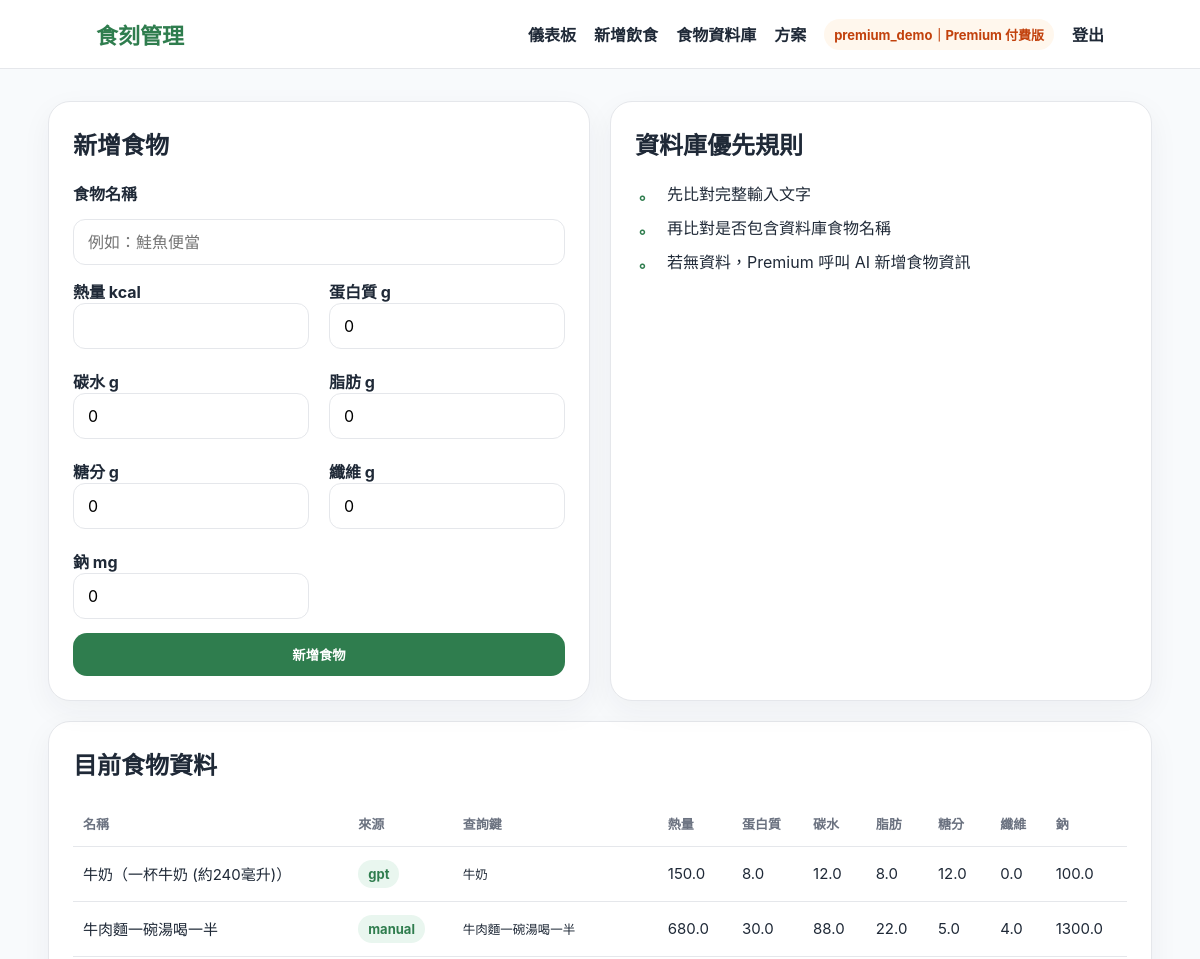
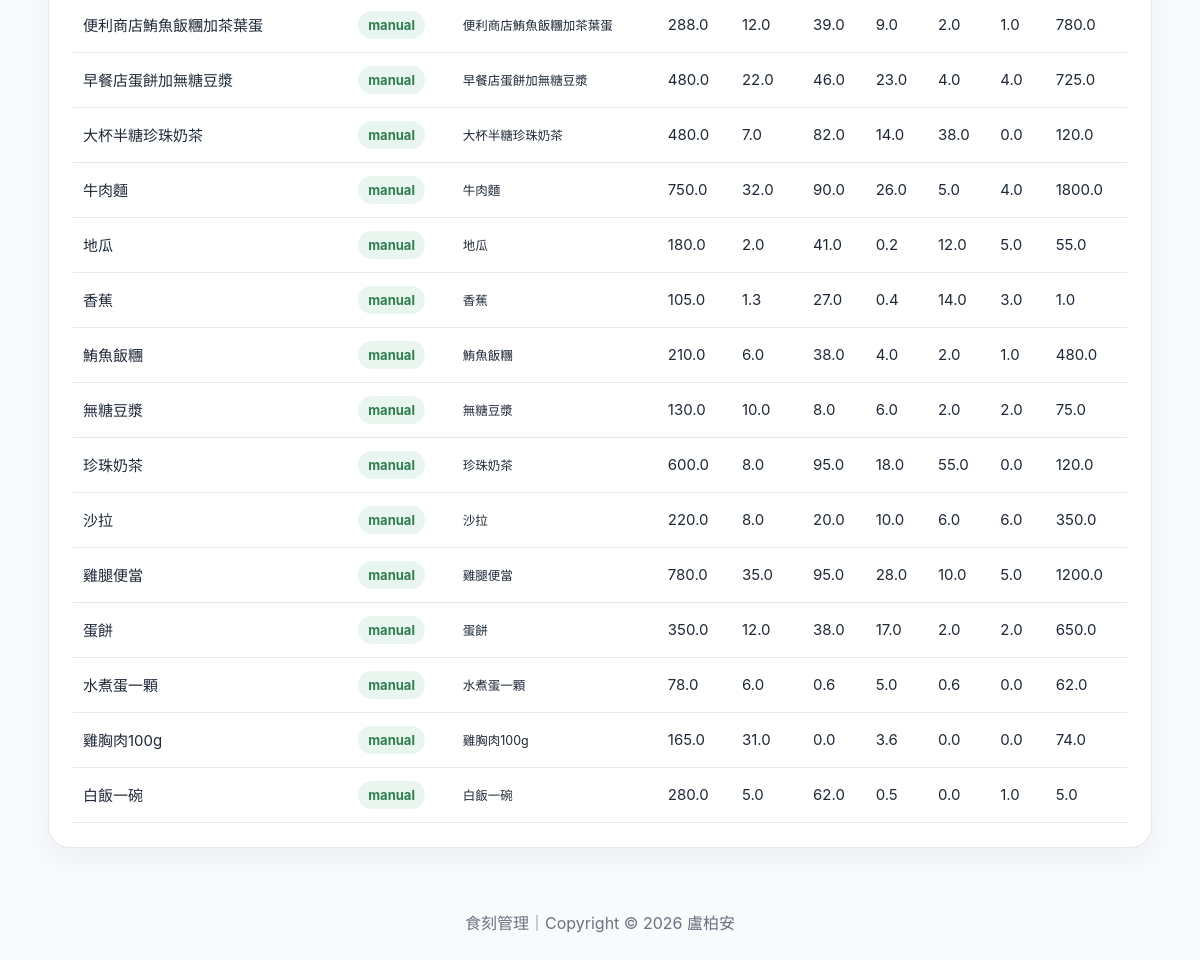
Page /foods (signed in) on the committed database (2 pictures, top to bottom).
### tables this page shows
CREATE TABLE users (
            id INTEGER PRIMARY KEY AUTOINCREMENT,
            username TEXT UNIQUE NOT NULL,
            password_hash TEXT NOT NULL,
            plan TEXT DEFAULT 'free',
            height REAL DEFAULT 170,
            weight REAL DEFAULT 65,
            goal TEXT DEFAULT '維持健康',
            daily_calorie_goal INTEGER DEFAULT 1800,
            protein_goal INTEGER DEFAULT 70,
            sodium_limit INTEGER DEFAULT 2000,
            created_at TEXT DEFAULT CURRENT_TIMESTAMP
        );

CREATE TABLE foods (
            id INTEGER PRIMARY KEY AUTOINCREMENT,
            name TEXT UNIQUE NOT NULL,
            calories REAL NOT NULL,
            protein REAL DEFAULT 0,
            carbs REAL DEFAULT 0,
            fat REAL DEFAULT 0,
            sugar REAL DEFAULT 0,
            fiber REAL DEFAULT 0,
            sodium REAL DEFAULT 0,
            source TEXT DEFAULT 'manual',
            input_key TEXT DEFAULT NULL,
            estimate_json TEXT DEFAULT ''
        );

### app.py (the view, shortened to what this page needs)
@app.route("/foods", methods=("GET", "POST"))
@login_required
def foods():
    all_foods = get_db().execute("SELECT * FROM foods ORDER BY id DESC").fetchall()
    return render_template("foods.html", foods=all_foods)

### app.py (called while the page is built)
def get_plan_name(plan: str | None) -> str:
    return "Premium 付費版" if plan == "premium" else "Free 免費版"

def is_premium_user(user: sqlite3.Row | None) -> bool:
    return bool(user and user["plan"] == "premium")

def get_db() -> sqlite3.Connection:
    if "db" not in g:
        g.db = sqlite3.connect(DATABASE)
        g.db.row_factory = sqlite3.Row
    return g.db

def login_required(view):
    @wraps(view)
    def wrapped_view(**kwargs):
        if session.get("user_id") is None:
            return redirect(url_for("login"))
        return view(**kwargs)
    return wrapped_view

@app.before_request
def load_logged_in_user() -> None:
    user_id = session.get("user_id")
    g.user = None if user_id is None else get_db().execute("SELECT * FROM users WHERE id = ?", (user_id,)).fetchone()
    g.is_premium = is_premium_user(g.user)
    g.plan_name = get_plan_name(g.user["plan"] if g.user else None)

@app.context_processor
def inject_helpers():
    return {"plan_name": get_plan_name}

### templates/foods.html (shortened to what this page needs)
{% extends "base.html" %}
{% block content %}
<div class="grid grid-2">
    <div class="card">
        <h2>新增食物</h2>
        <form class="form" method="post">
            <label>食物名稱</label>
            <input name="name" required placeholder="例如：鮭魚便當">
            <div class="grid grid-2">
                <div><label>熱量 kcal</label><input name="calories" type="number" step="0.1" required></div>
                <div><label>蛋白質 g</label><input name="protein" type="number" step="0.1" value="0"></div>
                <div><label>碳水 g</label><input name="carbs" type="number" step="0.1" value="0"></div>
                <div><label>脂肪 g</label><input name="fat" type="number" step="0.1" value="0"></div>
                <div><label>糖分 g</label><input name="sugar" type="number" step="0.1" value="0"></div>
                <div><label>纖維 g</label><input name="fiber" type="number" step="0.1" value="0"></div>
                <div><label>鈉 mg</label><input name="sodium" type="number" step="0.1" value="0"></div>
            </div>
            <button class="btn btn-primary" type="submit">新增食物</button>
        </form>
    </div>
    <div class="card">
        <h2>資料庫優先規則</h2>
        <ul class="list">
            <li>先比對完整輸入文字</li>
            <li>再比對是否包含資料庫食物名稱</li>
            <li>若無資料，Premium 呼叫 AI 新增食物資訊</li>
        </ul>
    </div>
</div>
<div class="card" style="margin-top:20px;">
    <h2>目前食物資料</h2>
    <div class="table-wrap">
        <table>
            <thead>
                <tr>
                    <th>名稱</th><th>來源</th><th>查詢鍵</th><th>熱量</th><th>蛋白質</th><th>碳水</th><th>脂肪</th><th>糖分</th><th>纖維</th><th>鈉</th>
                </tr>
            </thead>
            <tbody>
            {% for food in foods %}
                <tr>
                    <td>{{ food.name }}</td>
                    <td><span class="badge">{{ food.source }}</span></td>
                    <td><small>{{ food.input_key or '-' }}</small></td>
                    <td>{{ food.calories }}</td>
                    <td>{{ food.protein }}</td>
                    <td>{{ food.carbs }}</td>
                    <td>{{ food.fat }}</td>
                    <td>{{ food.sugar }}</td>
                    <td>{{ food.fiber }}</td>
                    <td>{{ food.sodium }}</td>
                </tr>
            {% endfor %}
            </tbody>
        </table>
    </div>
</div>
{% endblock %}

### templates/base.html (shortened to what this page needs)
<!doctype html>
<html lang="zh-Hant">
<head>
    <link rel="stylesheet" href="{{ url_for('static', filename='style.css') }}">
</head>
<body>
    <nav class="navbar">
        <a class="brand" href="{{ url_for('index') }}">食刻管理</a>
        <div class="navlinks">
            {% if g.user %}
                <a href="{{ url_for('dashboard') }}">儀表板</a>
                <a href="{{ url_for('add_log') }}">新增飲食</a>
                <a href="{{ url_for('foods') }}">食物資料庫</a>
                <a href="{{ url_for('plans') }}">方案</a>
                <span class="badge {{ 'badge-premium' if g.is_premium else 'badge-free' }}">{{ g.user['username'] }}｜{{ g.plan_name }}</span>
                <a href="{{ url_for('logout') }}">登出</a>
            {% else %}
                <a href="{{ url_for('plans') }}">方案</a>
                <a href="{{ url_for('login') }}">登入</a>
                <a class="btn btn-primary" href="{{ url_for('register') }}">開始使用</a>
            {% endif %}
        </div>
    </nav>
    <main class="container">
        {% block content %}{% endblock %}
    </main>
    <footer class="footer">食刻管理｜Copyright © 2026 盧柏安</footer>
</body>
</html>

### static/style.css (style rules this page uses)
:root { --green: #2f7d4e; --light-green: #e9f6ef; --yellow: #f4b942; --orange: #f97316; --blue: #2563eb; --text: #1f2937; --muted: #6b7280; --border: #e5e7eb; --bg: #f8fafc; --card: #ffffff; }
* { box-sizing: border-box; }
body { margin: 0; font-family: -apple-system, BlinkMacSystemFont, "Segoe UI", "Noto Sans TC", "Microsoft JhengHei", sans-serif; color: var(--text); background: var(--bg); }
.navbar { display: flex; justify-content: space-between; align-items: center; padding: 18px 8vw; background: rgba(255,255,255,0.92); border-bottom: 1px solid var(--border); position: sticky; top: 0; z-index: 10; backdrop-filter: blur(12px); }
.brand { font-weight: 800; font-size: 22px; color: var(--green); text-decoration: none; }
.navlinks { display: flex; gap: 18px; align-items: center; }
.navlinks a { color: var(--text); text-decoration: none; font-weight: 600; }
.container { width: min(1120px, 92vw); margin: 32px auto; }
.btn { border: 0; display: inline-flex; align-items: center; justify-content: center; padding: 12px 18px; border-radius: 14px; text-decoration: none; font-weight: 700; cursor: pointer; transition: transform 0.12s ease, opacity 0.12s ease; }
.btn-primary { background: var(--green); color: white; }
.grid { display: grid; gap: 20px; }
.grid-2 { grid-template-columns: repeat(2, minmax(0, 1fr)); }
.card { background: var(--card); border: 1px solid var(--border); border-radius: 22px; padding: 24px; box-shadow: 0 10px 30px rgba(31, 41, 55, 0.05); }
.card h2, .card h3 { margin-top: 0; }
.form { display: grid; gap: 14px; }
label { font-weight: 700; }
input, select, textarea { width: 100%; padding: 12px 14px; border: 1px solid var(--border); border-radius: 12px; font: inherit; background: white; }
.table-wrap { overflow-x: auto; }
table { width: 100%; border-collapse: collapse; font-size: 15px; }
th, td { padding: 13px 10px; border-bottom: 1px solid var(--border); text-align: left; }
th { color: var(--muted); font-size: 13px; white-space: nowrap; }
.badge { display: inline-flex; padding: 6px 10px; border-radius: 999px; background: var(--light-green); color: var(--green); font-weight: 700; font-size: 13px; }
ul.list { list-style: none; padding: 0; margin: 0; display: grid; gap: 10px; }
ul.clean li, ul.list li { display: flex; align-items: flex-start; }
ul.clean li::before, ul.list li::before { display: inline-block; width: 24px; flex-shrink: 0; color: var(--green); font-weight: 900; margin-right: 8px; text-align: center; }
ul.list li::before { content: "。"; }
.footer { text-align: center; color: var(--muted); padding: 30px; }
.badge-premium { background: #fff7ed; color: #c2410c; }

### rows in the picture
users: user.username "premium_demo"
foods: name "牛奶（一杯牛奶 (約240毫升)）", source "gpt", input_key "牛奶", calories "150.0", protein "8.0", carbs "12.0", fat "8.0", sugar "12.0", fiber "0.0", sodium "100.0"
foods: name "牛肉麵一碗湯喝一半", source "manual", input_key "牛肉麵一碗湯喝一半", calories "680.0", protein "30.0", carbs "88.0", fat "22.0", sugar "5.0", fiber "4.0", sodium "1300.0"
foods: name "便利商店鮪魚飯糰加茶葉蛋", source "manual", input_key "便利商店鮪魚飯糰加茶葉蛋", calories "288.0", protein "12.0", carbs "39.0", fat "9.0", sugar "2.0", fiber "1.0", sodium "780.0"
foods: name "早餐店蛋餅加無糖豆漿", source "manual", input_key "早餐店蛋餅加無糖豆漿", calories "480.0", protein "22.0", carbs "46.0", fat "23.0", sugar "4.0", fiber "4.0", sodium "725.0"
foods: name "大杯半糖珍珠奶茶", source "manual", input_key "大杯半糖珍珠奶茶", calories "480.0", protein "7.0", carbs "82.0", fat "14.0", sugar "38.0", fiber "0.0", sodium "120.0"
foods: name "牛肉麵", source "manual", input_key "牛肉麵", calories "750.0", protein "32.0", carbs "90.0", fat "26.0", sugar "5.0", fiber "4.0", sodium "1800.0"
foods: name "地瓜", source "manual", input_key "地瓜", calories "180.0", protein "2.0", carbs "41.0", fat "0.2", sugar "12.0", fiber "5.0", sodium "55.0"
foods: name "香蕉", source "manual", input_key "香蕉", calories "105.0", protein "1.3", carbs "27.0", fat "0.4", sugar "14.0", fiber "3.0", sodium "1.0"
foods: name "鮪魚飯糰", source "manual", input_key "鮪魚飯糰", calories "210.0", protein "6.0", carbs "38.0", fat "4.0", sugar "2.0", fiber "1.0", sodium "480.0"
foods: name "無糖豆漿", source "manual", input_key "無糖豆漿", calories "130.0", protein "10.0", carbs "8.0", fat "6.0", sugar "2.0", fiber "2.0", sodium "75.0"
foods: name "珍珠奶茶", source "manual", input_key "珍珠奶茶", calories "600.0", protein "8.0", carbs "95.0", fat "18.0", sugar "55.0", fiber "0.0", sodium "120.0"
foods: name "沙拉", source "manual", input_key "沙拉", calories "220.0", protein "8.0", carbs "20.0", fat "10.0", sugar "6.0", fiber "6.0", sodium "350.0"
foods: name "雞腿便當", source "manual", input_key "雞腿便當", calories "780.0", protein "35.0", carbs "95.0", fat "28.0", sugar "10.0", fiber "5.0", sodium "1200.0"
foods: name "蛋餅", source "manual", input_key "蛋餅", calories "350.0", protein "12.0", carbs "38.0", fat "17.0", sugar "2.0", fiber "2.0", sodium "650.0"
foods: name "水煮蛋一顆", source "manual", input_key "水煮蛋一顆", calories "78.0", protein "6.0", carbs "0.6", fat "5.0", sugar "0.6", fiber "0.0", sodium "62.0"
foods: name "雞胸肉100g", source "manual", input_key "雞胸肉100g", calories "165.0", protein "31.0", carbs "0.0", fat "3.6", sugar "0.0", fiber "0.0", sodium "74.0"
foods: name "白飯一碗", source "manual", input_key "白飯一碗", calories "280.0", protein "5.0", carbs "62.0", fat "0.5", sugar "0.0", fiber "1.0", sodium "5.0"

### other values in the picture
{{ g.plan_name }} "Premium 付費版"
